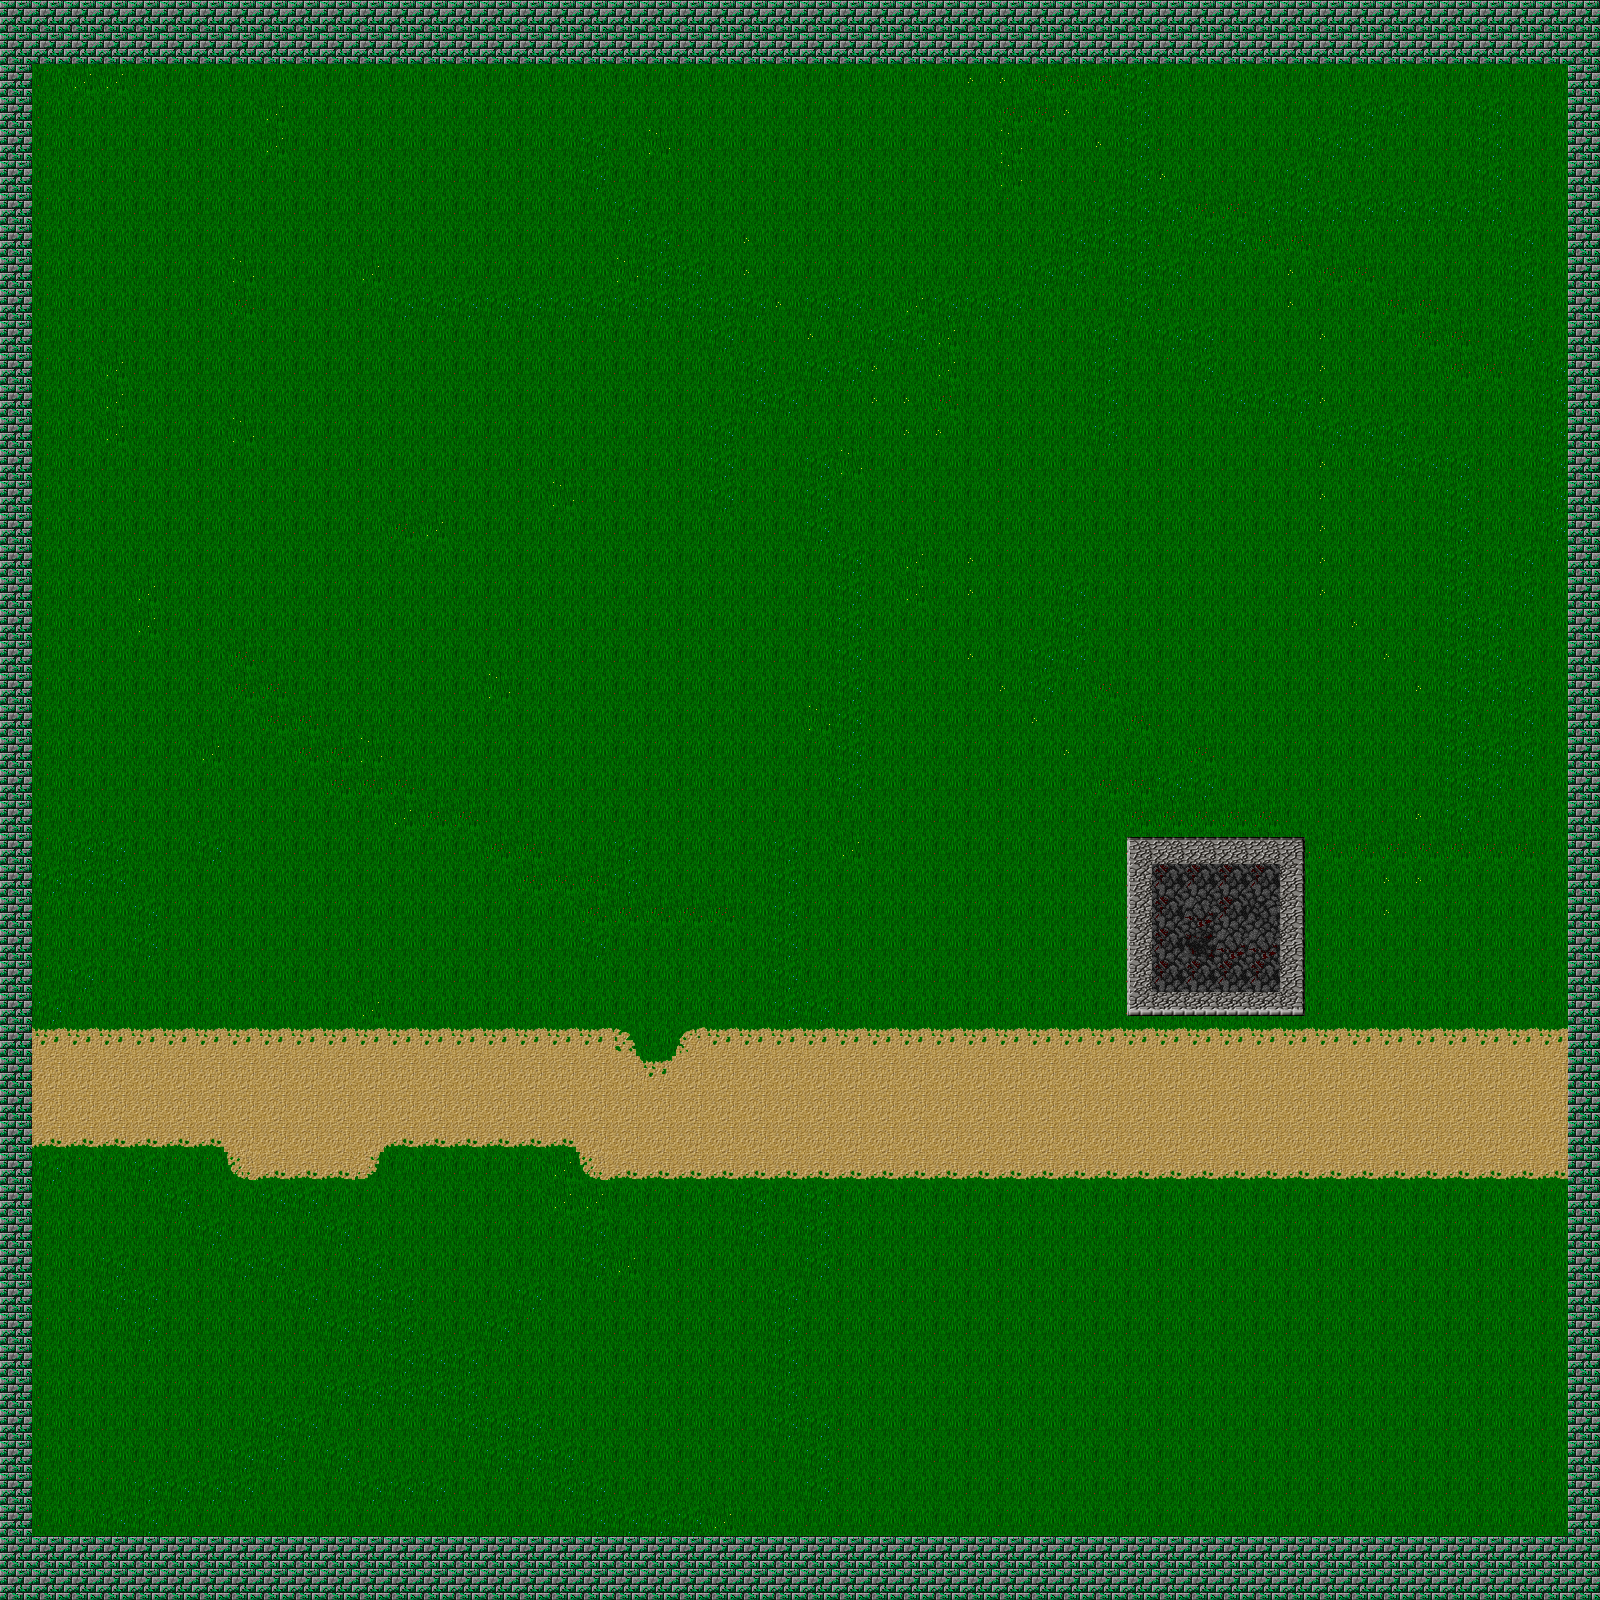

The image is a tile-based game level rendered from a .tmx file. Its description and source (layers, tilesets, objects; grid data summarised) follow:
An orthogonal 50x50 tile map with 32x32 px tiles, 2 tile layers (MainLevel, BlockingLevel).

<map version="1.0" orientation="orthogonal" renderorder="right-down" width="50" height="50" tilewidth="32" tileheight="32">
 <tileset firstgid="1" name="DungeonCrawl_ProjectUtumnoTileset" tilewidth="32" tileheight="32">
  <image source="DungeonCrawl_ProjectUtumnoTileset.png" width="2048" height="1536" />
 </tileset>
 <layer name="MainLevel" width="50" height="50">
  <properties>
   <property name="blocking" value="false" />
  </properties>
  <data>[2500 cells, 2500 non-empty, 14 distinct tile ids]</data>
 </layer>
 <layer name="BlockingLevel" width="50" height="50">
  <properties>
   <property name="blocking" value="true" />
  </properties>
  <data>[2500 cells, 328 non-empty, 13 distinct tile ids]</data>
 </layer>
</map>
